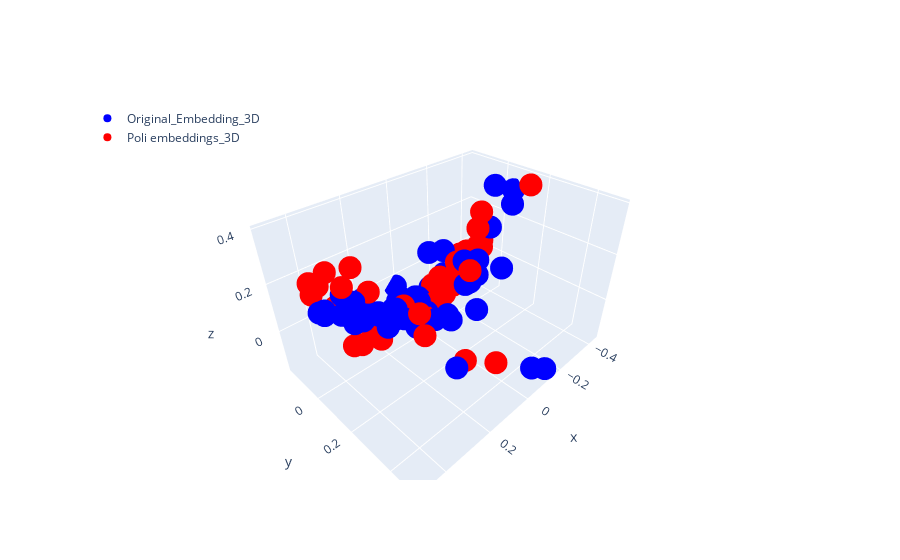

Notebook code for this chart:
### Code cell
import plotly.graph_objects as go

# Importare i dati
import numpy as np

# Creare la figura
fig = go.Figure()

# Plot each set of points with a unique colormap
fig.add_scatter3d(
    x=reduced_embeddings_3D[:, 0],
    y=reduced_embeddings_3D[:, 1],
    z=reduced_embeddings_3D[:, 2],
    mode='markers',
    marker=dict(color='blue', size=8),  # Use a color name or hex code for direct coloring
    name='Original_Embedding_3D'
)

fig.add_scatter3d(
    x=poli_reduced_embeddings_3D[:, 0],
    y=poli_reduced_embeddings_3D[:, 1],
    z=poli_reduced_embeddings_3D[:, 2],
    mode='markers',
    marker=dict(color='red', size=8),  # Use a different color for this set
    name='Poli embeddings_3D'
)

# Aggiungere le legende
fig.update_layout(legend=dict(yanchor="top", y=0.99, xanchor="left", x=0.01))

# Mostrare il plot
fig.show()
